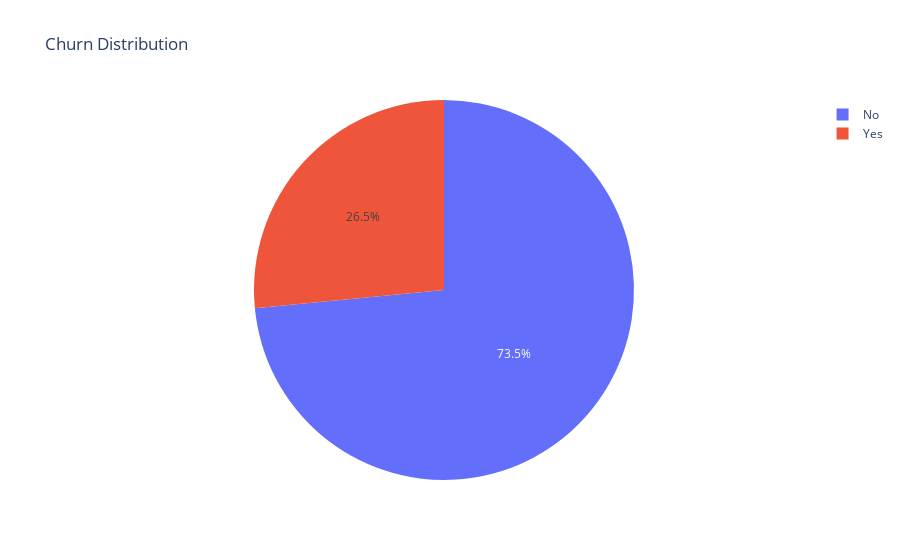

Source (notebook cell):
### Code cell
import plotly.express as px
fig = px.pie(df, names="Churn", title="Churn Distribution")
fig.show()

### Figure 1 — Plotly figure (JSON) as saved in the notebook; plotly's stock layout.template omitted (floating-point values rounded to 4 significant figures; data arrays with more than 128 entries replaced by an {"elided": "..."} marker saying what was removed)
{"data": [{"domain": {"x": [0, 1], "y": [0, 1]}, "hovertemplate": "Churn=%{label}<extra></extra>", "labels": {"elided": "7043 str values"}, "legendgroup": "", "name": "", "showlegend": true, "type": "pie"}], "layout": {"legend": {"tracegroupgap": 0}, "title": {"text": "Churn Distribution"}}}
